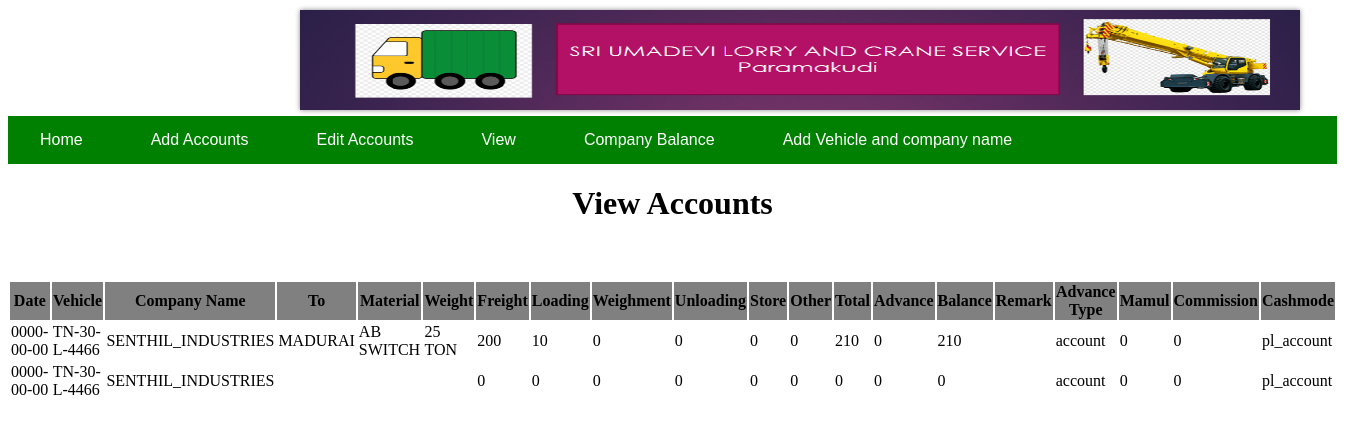
Screenshot of /filter2.php with the database file from the repository.
### tables this page shows
CREATE TABLE `main` (
  `sno` int(5) NOT NULL,
  `date` date NOT NULL,
  `vehicle` varchar(15) NOT NULL,
  `company` varchar(25) NOT NULL,
  `invoice` varchar(10) NOT NULL,
  `too` varchar(20) NOT NULL,
  `material` varchar(30) NOT NULL,
  `weight` varchar(10) NOT NULL,
  `freight` int(5) NOT NULL,
  `loading` int(5) NOT NULL,
  `weighment` int(5) NOT NULL,
  `unloading` int(5) NOT NULL,
  `store` int(5) NOT NULL,
  `other` int(5) NOT NULL,
  `total` int(5) NOT NULL,
  `advance` int(5) NOT NULL,
  `balance` int(5) NOT NULL,
  `remark` varchar(30) NOT NULL,
  `advancetype` varchar(20) NOT NULL,
  `mamul` int(5) NOT NULL,
  `commision` int(5) NOT NULL,
  `cashmode` varchar(15) NOT NULL,
  `status` varchar(15) NOT NULL,
  `bill` varchar(20) NOT NULL,
  `no` bigint(5) NOT NULL
);

### filter2.php (the view, shortened to what this page needs)
<html>
<head>
</head>
<body background="nm.png">
<div class="mduimage">
<img src="headd.png" align="middle" height="100" width="1000"><br>
</div>
<br><br><br><br><br><br>
<header>
<button class="button" type="button" onclick="window.location.href='homee.php'">Home</button>
<button class="button" type="button" onclick="window.location.href='add.php'">Add Accounts</button>
<button class="button" type="button" onclick="window.location.href='edit.php'">Edit Accounts</button>
<button class="button" type="button" onclick="window.location.href='view.php'">View</button>
<button class="button" type="button" onclick="window.location.href='cb.php'">Company Balance</button>
<button class="button" type="button" onclick="window.location.href='add1.php'">Add Vehicle and company name</button>
</header>
<?php
$from=$_POST['from'];
$to=$_POST['to'];
$conn=mysqli_connect("localhost","root","","umadevi");
	$sqli = "SELECT date,vehicle,company,too,material,weight,freight,loading,weighment,unloading,store,other,total,advance,balance,remark,advancetype,mamul,commision,cashmode FROM main WHERE date BETWEEN '".$from."' AND '".$to."' ";
    $resulti = mysqli_query($conn, $sqli);
	echo "<center>";
echo "<div class='container'>";
 echo " <h1 align='center'>View Accounts</h1>";
  echo "<table class='table'>";
    echo "<thead>";
      echo "<tr bgcolor='grey'>";
		echo "<th>Date</th>";
		echo "<th>Vehicle</th>";
        echo "<th>Company Name</th>";
        echo "<th>To</th>";
        echo "<th>Material</th>";
		echo "<th>Weight</th>";
		echo "<th>Freight</th>";
		echo "<th>Loading</th>";
		echo "<th>Weighment</th>";
		echo "<th>Unloading</th>";
		echo "<th>Store</th>";
		echo "<th>Other</th>";
		echo "<th>Total</th>";
		echo "<th>Advance</th>";
		echo "<th>Balance</th>";
		echo "<th>Remark</th>";
		echo "<th>Advance Type</th>";
		echo "<th>Mamul</th>";
		echo "<th>Commission</th>";
		echo "<th>Cashmode</th>";
      echo "</tr>";
    echo "</thead>";
	echo "<tbody>";
   while($rowi = mysqli_fetch_assoc($resulti)) {
	  echo "<tr >";
	  echo "<td>".$rowi['date']."</td><td>" . $rowi['vehicle']. "</td><td> " . $rowi['company']. "</td><td>" . $rowi['too']. "</td><td>" . $rowi['material']. "</td><td>" . $rowi['weight']. "</td><td>" . $rowi['freight']. "</td><td>" . $rowi['loading']. "</td><td>" . $rowi['weighment']. "</td><td>" . $rowi['unloading']. "</td><td>" . $rowi['store']. "</td><td>" . $rowi['other']. "</td><td>" . $rowi['total']. "</td><td>" . $rowi['advance']. "</td><td>" . $rowi['balance']. "</td><td>" . $rowi['remark']. "</td><td>" . $rowi['advancetype']. "</td><td>" . $rowi['mamul']. "</td><td>" . $rowi['commision']. "</td><td>" . $rowi['cashmode']. "</td>";
      echo "</tr>";
	}
echo "<br><br></tbody></table>";
echo "</div>";
?>
</body>
</html>

### filter2.php (style rules this page uses)
button { background-color: #008000; border: none; color: white; padding: 15px 32px; text-align: center; text-decoration: none; display: inline-block; font-size: 16px; }
header { background-color: #008000; top: 30; }
.mduimage { position: absolute; transform: translateY(-50%); top:60; left: 300; box-shadow:0px 0px 5px 0px #888; }

### rows the page displays
main: date "0000-00-00", vehicle "TN-30-L-4466", company "SENTHIL_INDUSTRIES", too "MADURAI", material "AB SWITCH", weight "25 TON", freight "200", loading "10", weighment "0", unloading "0", store "0", other "0", total "210", advance "0", balance "210", advancetype "account", mamul "0", commision "0", cashmode "pl_account"
main: date "0000-00-00", vehicle "TN-30-L-4466", company "SENTHIL_INDUSTRIES", freight "0", loading "0", weighment "0", unloading "0", store "0", other "0", total "0", advance "0", balance "0", advancetype "account", mamul "0", commision "0", cashmode "pl_account"
